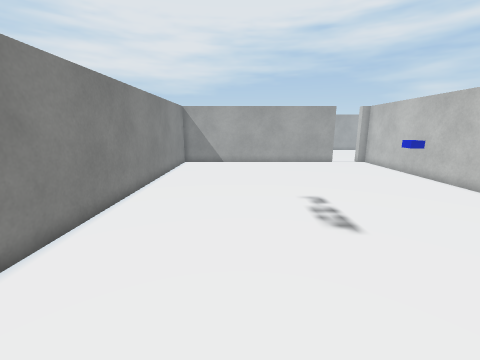
[1] (above)

17 first-person views from a walk through a scene from a Unity 3-D project. The camera is 1.5 m above the floor, tilts 12° down and sees 90° across. The floor is counted in squares, 0.5 m on a side. Each view is taken from the middle of a square. On the plan, view 1 faces up. The plan holds only what a view shows up to about 19 squares ahead; the rest is blank. The place goes on beyond the plan. Some surface patterns are stand-ins.

[2]
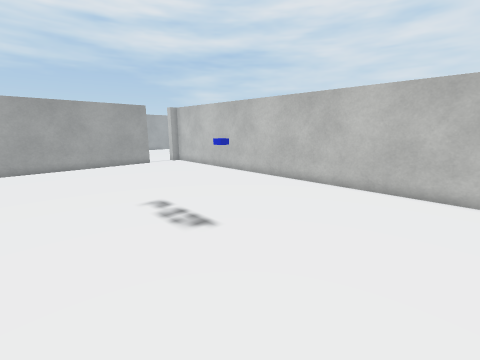

[3]
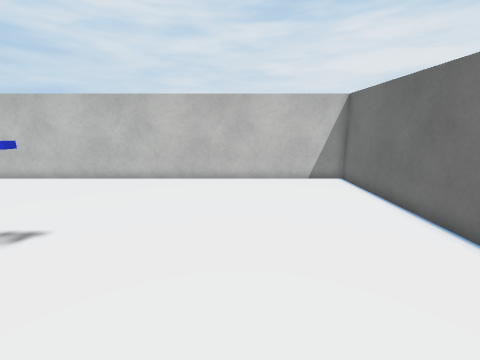

[4]
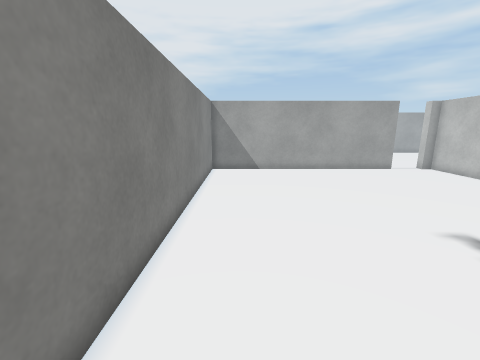

[5]
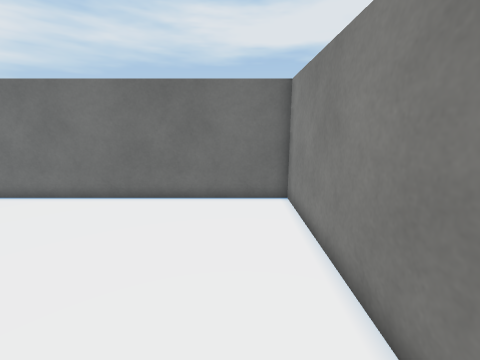

[6]
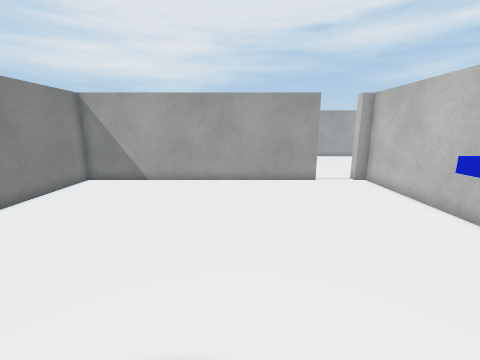

[7]
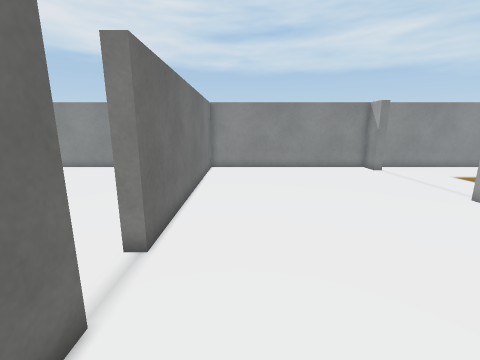

[8]
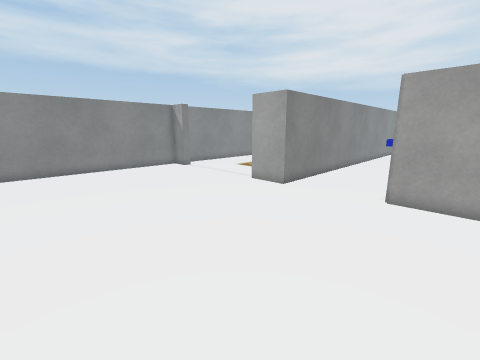

[9]
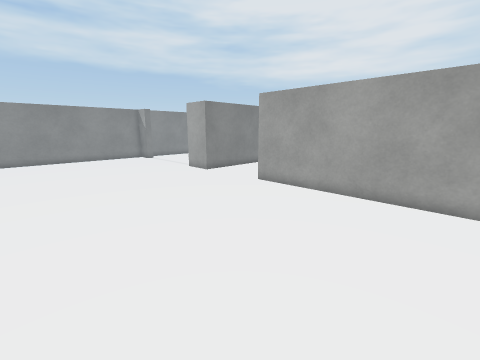

[10]
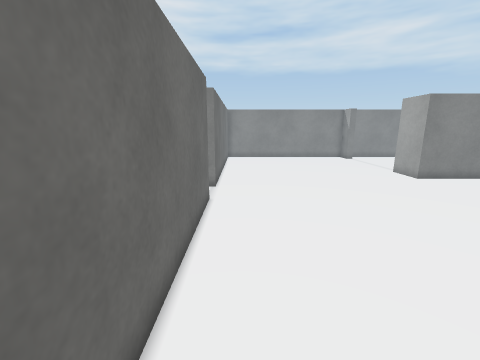

[11]
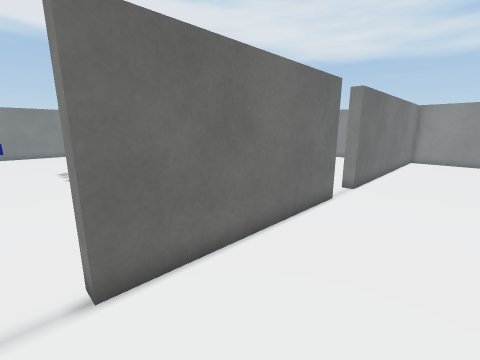

[12]
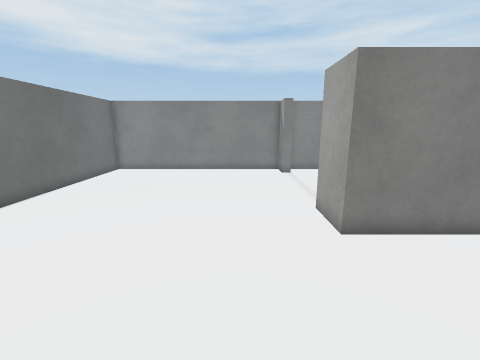

[13]
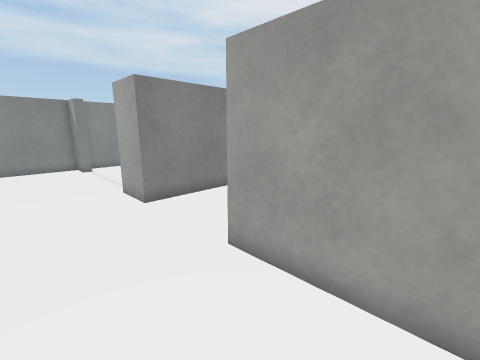

[14]
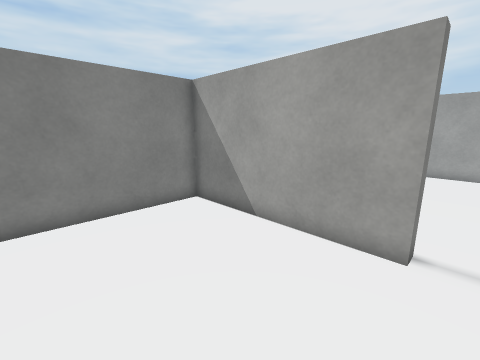

[15]
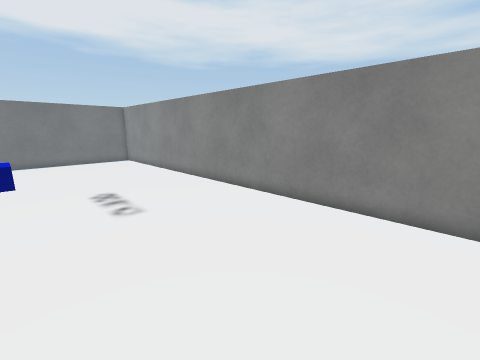

[16]
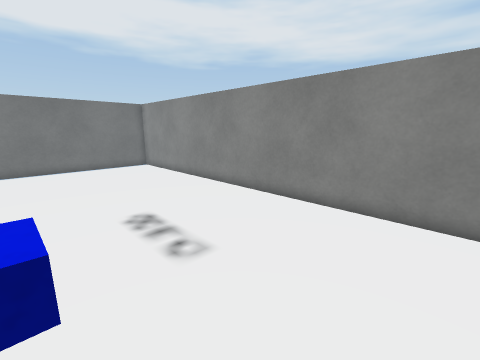

[17]
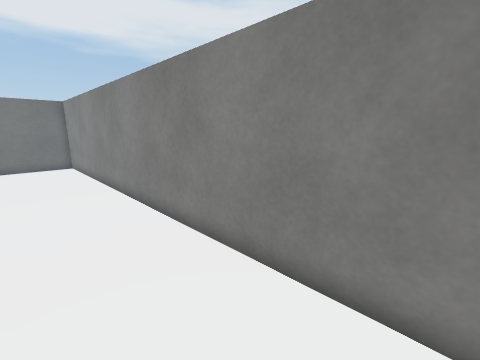

### Floor plan
Points are (right, up) in squares from view 1. A wall is a line through its corners. A room is listed if a view was taken in it or the views show most of it. See-through windows are left out.
Room 1 (views 1, 2, 3, 4, 5, 6)
walls: (8.5, 22.1) (-5.1, 22.1) (-5.1, -5.3) (11.6, -5.3) (11.6, 22.1) (10.9, 22.1)
ways out: opening at (9.5, 22.5) to room 2
objects: blue block (9, 13) to (10, 14)
Room 2 (views 7, 8, 9, 10, 11, 12, 13)
walls: (6.5, 37.5) (6.5, 35) (4, 35); (10.9, 22.1) (10.9, 22.7) (20.2, 22.7); (-3.6, 35.6) (-3.6, 35) (-5.1, 35) (-5.1, 22.7) (8.5, 22.7) (8.5, 22.1); (21.2, 35) (11.4, 35); (-5.1, 37.5) (-5.1, 35.9)
ways out: opening at (9.5, 22.5) to room 1; opening at (21, 22.5) to room 3
Room 3 (views 14, 15, 16, 17)
walls: (20.2, 22.7) (20.2, 22.1) (12.1, 22.1) (12.1, -5.3) (21.2, -5.3)
ways out: opening at (21, 22.5) to room 2
objects: blue block (21, 13) to (21, 14)

Where each view was taken, in squares from view 1:
view 1: 0 up, 0 right, facing up
view 2: 1 up, 1 left, facing up-right
view 3: 1 up, 3 left, facing right
view 4: 4 up, 3 left, facing up
view 5: 5 up, 3 left, facing down
view 6: 8 up, 4 right, facing up
view 7: 25 up, 14 right, facing left
view 8: 24 up, 14 right, facing up-left
view 9: 24 up, 21 right, facing up-left
view 10: 24 up, 21 right, facing left
view 11: 27 up, 21 right, facing down-left
view 12: 32 up, 13 right, facing left
view 13: 31 up, 16 right, facing up-left
view 14: 16 up, 21 right, facing up-left
view 15: 19 up, 21 right, facing down-left
view 16: 15 up, 21 right, facing down-left
view 17: 17 up, 16 right, facing down-left
